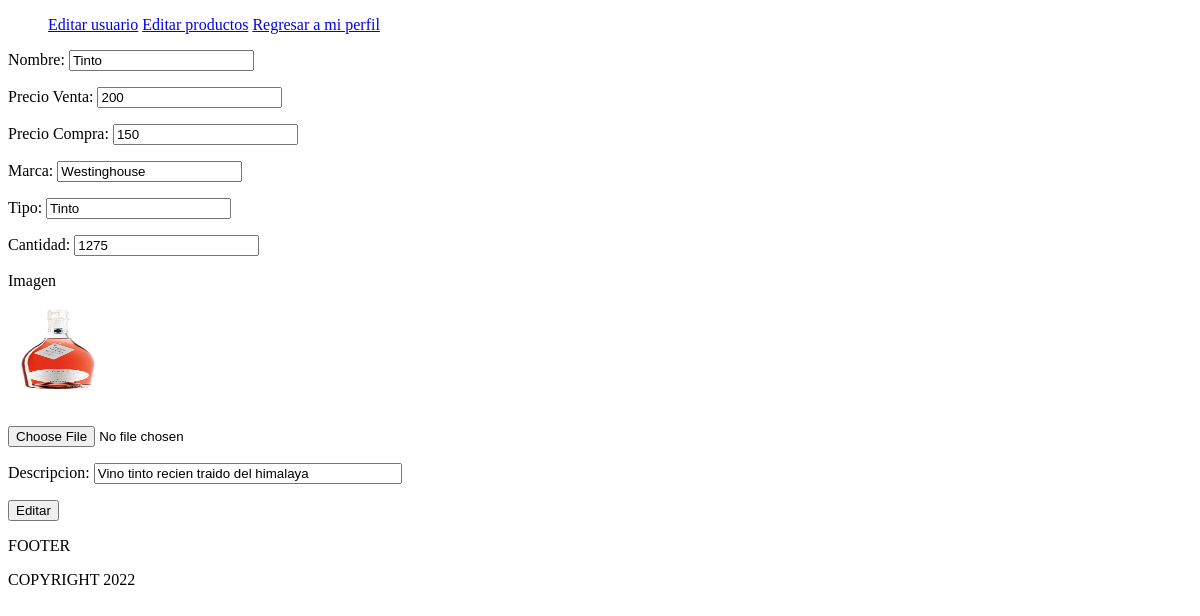
/panel/editarproducto?pid=1 (signed in), run on an earlier commit of the app's database.
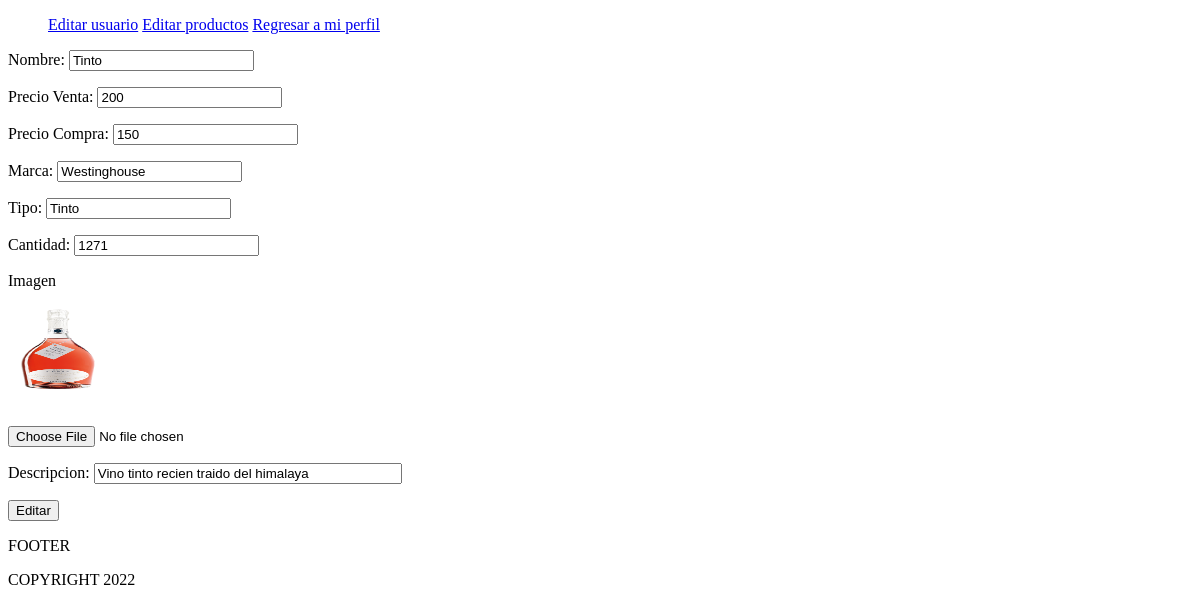
And on a later commit of the database.
### tables this page shows
CREATE TABLE `PRODUCTOS` (
  `pid` int(11) NOT NULL,
  `nombre` varchar(60) NOT NULL,
  `precio_venta` int(7) NOT NULL,
  `precio_compra` int(7) NOT NULL,
  `marca` varchar(32) NOT NULL,
  `tipo` varchar(24) DEFAULT NULL,
  `cantidad` int(11) NOT NULL,
  `img` varchar(60) NOT NULL,
  `descrip` varchar(100) NOT NULL
);

### libs/view.php (called while the page is built, shortened)
<?php
class View
{
    public function render($nombre)
    {
        require 'views/' . $nombre . '.php';
    }
}

### controllers/Panel_Controller.php (called while the page is built, shortened)
<?php
class Panel_Controller extends controller
{
    public function editarproducto()
    {
        $this->view->render('login/panel/modificarproducto');
    }
}

### index.php (called while the page is built, shortened)
<?php
require 'libs/view.php';
$app = new App();

### views/login/panel/modificarproducto.php (the view, shortened to what this page needs)
<?php
require 'libs/connect.php';
if (isset($_SESSION['uid'])) {
    $records = $conn->prepare('SELECT * FROM USUARIOS WHERE uid = :id');
    $records->bindParam(':id', $_SESSION['uid']);
    $records->execute();
    $results = $records->fetch(PDO::FETCH_ASSOC);
    $user = null;
    if (count($results) > 0) {
      $user = $results;
    }
  $records = $conn->prepare('SELECT * FROM USUARIOS_Rangos WHERE rid = :id');
  $records->bindParam(':id', $user['rango']);
  $records->execute();
  $results = $records->fetch(PDO::FETCH_ASSOC);
  if (count($results) > 0) {
    $rango = $results;
  }
}
else {
    header("Location: ../login");
    echo "Acceso denegado";
    die();
}
?>
<!DOCTYPE html>
<html lang="en">
<head>
    <link rel="stylesheet" href="../public/css/login/panel.css">
</head>
<body>
    <?php include "navegacion.php" ?>
    <?php
    if(isset($_GET['pid'])):
      $records = $conn->prepare('SELECT * FROM PRODUCTOS WHERE pid = :id');
      $records->bindParam(':id', $_GET['pid']);
      $records->execute();
      $results = $records->fetch(PDO::FETCH_ASSOC);
    $producto = null;
    if (count($results) > 0) {
      $producto = $results;
    }
?>
<form action="" method="post" enctype="multipart/form-data" name="form2" id="form2">
    <p>
        Nombre:
        <input type="text" name="nombre" id="textfield2" value="<?php echo $producto['nombre']; ?>" />
    </p>
    <p>
    Precio Venta:
        <input type="text" name="precioventa" id="textfield2" value="<?php echo $producto['precio_venta']; ?>" />
    </p>
    <p>
    Precio Compra:
        <input type="text" name="preciocompra" id="textfield2" value="<?php echo $producto['precio_compra']; ?>" />
    </p>
    <p>
    Marca:
        <input type="text" name="marca" id="textfield2" value="<?php echo $producto['marca']; ?>" />
    </p>
    <p>
    Tipo:
        <input type="text" name="tipo" id="textfield2" value="<?php echo $producto['tipo']; ?>" />
    </p>
    <p>
    Cantidad:
        <input type="text" name="cantidad" id="textfield2" value="<?php echo $producto['cantidad']; ?>" />
    </p>
    <p>Imagen</p>
        <p><img src="../<?php echo $producto['img']; ?>" height="100" width="100" />
    </p>
    <p>
        <input type="file" name="img" id="fileField" />
    </p>
    <p>
    Descripcion:
        <input style="width: 300px;" type="text" name="descripcion" id="textfield2" value="<?php echo $producto['descrip']; ?>" />
    </p>
    <p>
        <input type="submit" name="editar" id="button" value="Editar" />
    </p>
    </form>
<?php endif; ?>
<?php include "views/index/footer.php"; ?>
</body>
</html>

What changed in the data, as far as the page shows it:
changed productos "Tinto": cantidad "1275" → "1271"
